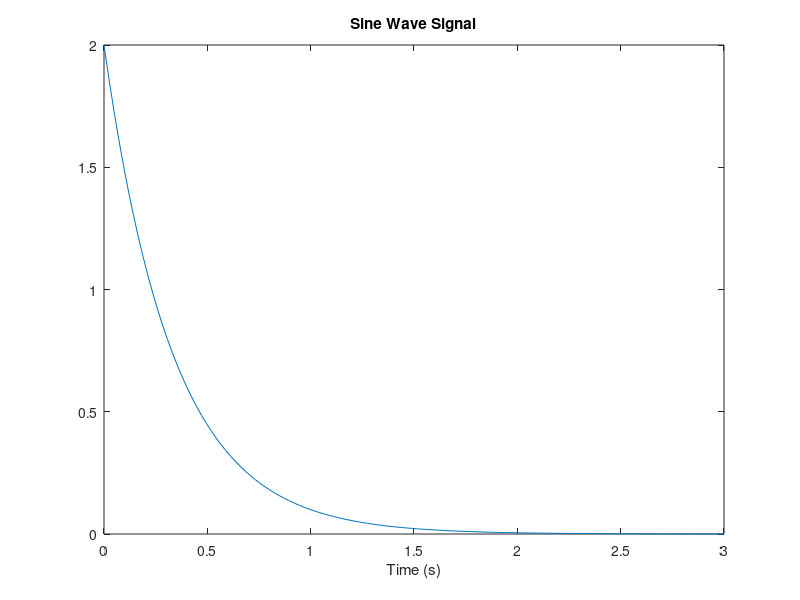
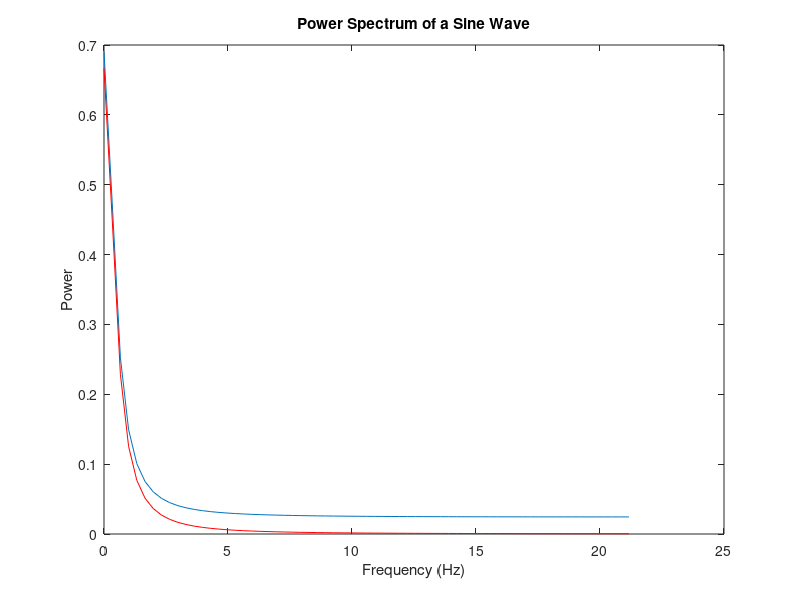

MATLAB code to generate these figures, in order:
% math_fft_01.m

% Fast Fourier Transform: decomposing a time series into
%  frequency components

% Ian Cooper
% email: ian.cooper@sydney.edu.au
% School of Physics, University of Sydney
% 180712 / Matlab version R2018a

% DOING PHYSICS WITH MATLAB 
%    ../mphome.htm

clear 
close all
clc

% INPUTS / FUNCTION y(t) ==============================================

N = 128;
t = linspace(0,3,N);
h = 2.*exp(-3*t);

Ts = t(2)-t(1);
fs = 1/Ts;
Ws = 2*pi/Ts;
H = fft(h);
Hp = H(1:N/2+1).*Ts;
f = fs .* (0:N/2)/N;


% Generate the plot, title and labels.
figure(1);
plot(t,h);
title('Sine Wave Signal');
xlabel('Time (s)');

figure(2);
plot(f,Hp);
title('Power Spectrum of a Sine Wave');
xlabel('Frequency (Hz)');
ylabel('Power');
hold on
plot(f,2./(3+1i.*2.*pi.*f),'r');
